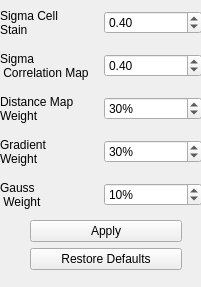
     <widget class="QWidget" name="page_2">
      <property name="geometry">
       <rect>
        <x>0</x>
        <y>0</y>
        <width>201</width>
        <height>287</height>
       </rect>
      </property>
      <attribute name="label">
       <string>Feature Extraction</string>
      </attribute>
      <widget class="QDialogButtonBox" name="buttonBox_4">
       <property name="geometry">
        <rect>
         <x>30</x>
         <y>220</y>
         <width>152</width>
         <height>60</height>
        </rect>
       </property>
       <property name="orientation">
        <enum>Qt::Vertical</enum>
       </property>
       <property name="standardButtons">
        <set>QDialogButtonBox::Apply|QDialogButtonBox::RestoreDefaults</set>
       </property>
      </widget>
      <widget class="QWidget" name="layoutWidget2">
       <property name="geometry">
        <rect>
         <x>0</x>
         <y>0</y>
         <width>202</width>
         <height>222</height>
        </rect>
       </property>
       <layout class="QVBoxLayout" name="verticalLayout_2">
        <item>
         <layout class="QHBoxLayout" name="horizontalLayout_9">
          <item>
           <widget class="QLabel" name="label_5">
            <property name="text">
             <string>Sigma Cell
Stain</string>
            </property>
           </widget>
          </item>
          <item>
           <widget class="QDoubleSpinBox" name="sigmaCellFeatdoubleSpinBox">
            <property name="value">
             <double>0.400000000000000</double>
            </property>
           </widget>
          </item>
         </layout>
        </item>
        <item>
         <layout class="QHBoxLayout" name="horizontalLayout_7">
          <item>
           <widget class="QLabel" name="label_7">
            <property name="text">
             <string>Sigma
 Correlation Map</string>
            </property>
           </widget>
          </item>
          <item>
           <widget class="QDoubleSpinBox" name="sigmaCorrFeatdoubleSpinBox">
            <property name="value">
             <double>0.400000000000000</double>
            </property>
           </widget>
          </item>
         </layout>
        </item>
        <item>
         <layout class="QHBoxLayout" name="horizontalLayout_6">
          <item>
           <widget class="QLabel" name="label_8">
            <property name="text">
             <string>Distance Map
Weight</string>
            </property>
            <property name="buddy">
             <cstring>spinBox_8</cstring>
            </property>
           </widget>
          </item>
          <item>
           <widget class="QSpinBox" name="spinBox_8">
            <property name="suffix">
             <string>%</string>
            </property>
            <property name="maximum">
             <number>100</number>
            </property>
            <property name="value">
             <number>30</number>
            </property>
           </widget>
          </item>
         </layout>
        </item>
        <item>
         <layout class="QHBoxLayout" name="horizontalLayout_5">
          <item>
           <widget class="QLabel" name="label_9">
            <property name="text">
             <string>Gradient
Weight</string>
            </property>
            <property name="buddy">
             <cstring>spinBox_9</cstring>
            </property>
           </widget>
          </item>
          <item>
           <widget class="QSpinBox" name="spinBox_9">
            <property name="suffix">
             <string>%</string>
            </property>
            <property name="prefix">
             <string/>
            </property>
            <property name="maximum">
             <number>100</number>
            </property>
            <property name="value">
             <number>30</number>
            </property>
           </widget>
          </item>
         </layout>
        </item>
        <item>
         <layout class="QHBoxLayout" name="horizontalLayout_8">
          <item>
           <widget class="QLabel" name="label_6">
            <property name="text">
             <string>Gauss
 Weight</string>
            </property>
            <property name="buddy">
             <cstring>spinBox_6</cstring>
            </property>
           </widget>
          </item>
          <item>
           <widget class="QSpinBox" name="spinBox_6">
            <property name="suffix">
             <string>%</string>
            </property>
            <property name="maximum">
             <number>100</number>
            </property>
            <property name="value">
             <number>10</number>
            </property>
           </widget>
          </item>
         </layout>
        </item>
       </layout>
      </widget>
     </widget>
